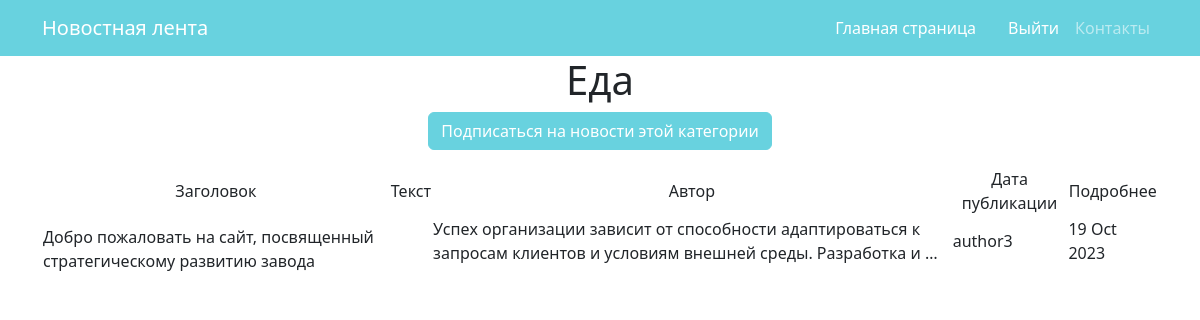
Before: /news/category/5/ with the older database file.
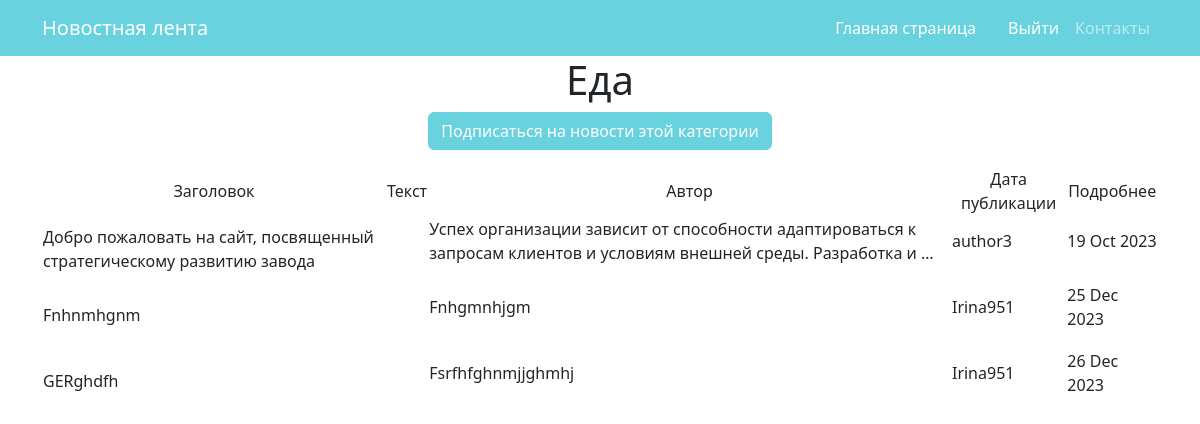
After: the same page with the newer database file.
### news/models.py (models this page shows, shortened)
class Post(models.Model):
    author = models.ForeignKey(Author, on_delete=models.CASCADE, verbose_name=pgettext_lazy('Author', 'Author'))
    type = models.CharField(max_length=7, choices=TYPE, default='NWS')
    time_in = models.DateTimeField(auto_now_add=True)
    category = models.ManyToManyField(Category, through='PostCategory')
    title = models.CharField(max_length=100)
    text = models.TextField()
    rating = models.IntegerField(default=0)

class Author(models.Model):
    name = models.CharField(max_length=255)
    users = models.OneToOneField(User, on_delete=models.CASCADE)
    user_rating = models.IntegerField(default=0)
    def __str__(self):
        return self.name

### news/views.py (the view)
# urls.py: path('category/<int:pk>/', CategoryPost.as_view(), name='category'),
class CategoryPost(DetailView):
    model = Category
    template_name = 'categories/post_category.html'
    context_object_name = 'postcategory'
    def get_context_data(self, **kwargs):
        context = super().get_context_data(**kwargs)
        context['posts'] = Post.objects.filter(category=kwargs['object'])
        return context

### news/models.py (called while the page is built)
    def __str__(self):
        return self.name.title()

### templates/categories/post_category.html (shortened to what this page needs)
{% extends 'flatpages/default.html' %}
{% block content %}
<h1> {{ postcategory }}</h1>
<p class="text-center"><a href="subscribe" class="btn btn-primary">Подписаться на новости этой категории</a></p>
{% if postcategory %}
        <table>
            <tr>
                <td> Заголовок</td>
                <td> Текст </td>
                <td> Автор </td>
                <td> Дата публикации </td>
                <td> Подробнее </td>
            </tr>
            {% for post in posts %}
            <tr>
                <td><a align="left" class="nav-link active" aria-current="page" href="/news/{{ post.id  }}">{{ post.title }}</a><td>
                <td><p align="left">{{ post.text|truncatewords:15 }} </td>
                <td><p align="left">{{ post.author }} </td>
                <td><p align="left">{{ post.time_in|date:'d M Y' }} </td>
            </tr>
            {% endfor %}
        </table>
    {% else %}
        <h2> Нет новостей! </h2>
    {% endif %}
{% endblock content %}

Changed rows visible on the page:
added Post: title "Fnhnmhgnm", text "Fnhgmnhjgm", author "Irina951", time_in "25 Dec 2023"
added Post: title "GERghdfh", text "Fsrfhfghnmjjghmhj", author "Irina951", time_in "26 Dec 2023"
